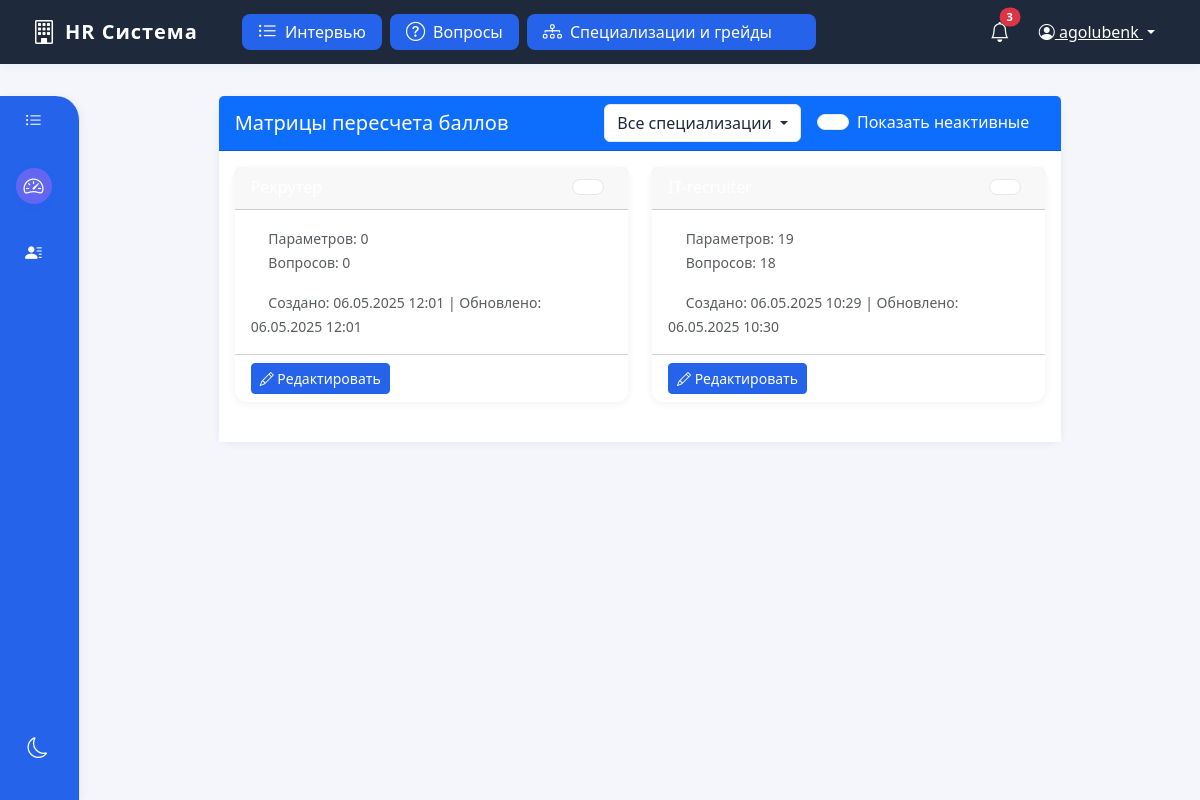
Screenshot of /score-matrices/ (signed in) with the database file from the repository.
### positions/models.py (models this page shows, shortened)
class ScoreMatrix(models.Model):
    position = models.ForeignKey(Position, on_delete=models.CASCADE, related_name='score_matrices')
    name = models.CharField(max_length=255, verbose_name='Название матрицы')
    description = models.TextField(blank=True, verbose_name='Описание')
    is_active = models.BooleanField(default=True, verbose_name='Активна')
    created_at = models.DateTimeField(auto_now_add=True, verbose_name='Дата создания')
    updated_at = models.DateTimeField(auto_now=True, verbose_name='Дата обновления')
    class Meta:
        verbose_name = 'Матрица пересчета баллов'
        verbose_name_plural = 'Матрицы пересчета баллов'
        ordering = ['-created_at']
        unique_together = ['position', 'name']

### positions/views.py (the view)
# urls.py: path('score-matrices/', views.score_matrices, name='score_matrices'),
@login_required
def score_matrices(request):
    position_id = request.GET.get('position')
    matrices = ScoreMatrix.objects.select_related('position').all()
    if position_id:
        matrices = matrices.filter(position_id=position_id)
    for matrix in matrices:
        matrix.parameters_count = Parameter.objects.filter(position=matrix.position).count()
        matrix.questions_count = InterviewQuestion.objects.filter(position=matrix.position).count()
    positions = Position.objects.all()
    selected_position = Position.objects.get(id=position_id) if position_id else None
    context = {
        'matrices': matrices,
        'positions': positions,
        'selected_position': selected_position
    }
    return render(request, 'positions/score_matrices.html', context)

### templates/positions/score_matrices.html (shortened to what this page needs)
{% extends 'positions/base.html' %}
{% load positions_extras %}
{% block content %}
<div class="container">
    <div class="row justify-content-center">
        <div class="col-md-10">
            <div class="card">
                <div class="card-header bg-primary text-white d-flex justify-content-between align-items-center">
                    <h5 class="card-title mb-0">Матрицы пересчета баллов</h5>
                    <div class="d-flex align-items-center">
                        <div class="dropdown me-3">
                            <button class="btn btn-light dropdown-toggle" type="button" id="positionDropdown" data-bs-toggle="dropdown" aria-expanded="false">
                                {% if selected_position %}
                                    {{ selected_position }}
                                {% else %}
                                    Все специализации
                                {% endif %}
                            </button>
                        </div>
                        <div class="form-check form-switch me-3">
                            <input class="form-check-input" type="checkbox" id="showInactiveMatrices" checked>
                            <label class="form-check-label text-white" for="showInactiveMatrices">Показать неактивные</label>
                        </div>
                    </div>
                </div>
                <div class="card-body">
                    {% if matrices %}
                    <div class="row">
                        {% for matrix in matrices %}
                        <div class="col-md-6 mb-4 matrix-card" data-is-active="{{ matrix.is_active|yesno:'true,false' }}">
                            <div class="card h-100 {% if not matrix.is_active %}border-danger{% endif %}">
                                <div class="card-header d-flex justify-content-between align-items-center">
                                    <h6 class="card-title mb-0">{{ matrix.name }}</h6>
                                    <div class="form-check form-switch">
                                        <input class="form-check-input toggle-active"
                                               type="checkbox"
                                               data-matrix-id="{{ matrix.id }}"
                                               {% if matrix.is_active %}checked{% endif %}>
                                    </div>
                                </div>
                                <div class="card-body">
                                    <p class="card-text">
                                        <small class="text-muted">
                                            <i class="bi bi-list-check"></i> Параметров: {{ matrix.parameters_count }}<br>
                                            <i class="bi bi-question-circle"></i> Вопросов: {{ matrix.questions_count }}
                                        </small>
                                    </p>
                                    <p class="card-text">
                                        <small class="text-muted">
                                            <i class="bi bi-clock-history"></i> Создано: {{ matrix.created_at|date:"d.m.Y H:i" }} | Обновлено: {{ matrix.updated_at|date:"d.m.Y H:i" }}
                                        </small>
                                    </p>
                                </div>
                                <div class="card-footer bg-transparent">
                                    <div class="d-flex justify-content-between">
                                        <a href="{% url 'positions:edit_score_matrix' matrix_id=matrix.id %}" class="btn btn-primary btn-sm">
                                            <i class="bi bi-pencil"></i> Редактировать
                                        </a>
                                    </div>
                                </div>
                            </div>
                        </div>
                        {% endfor %}
                    </div>
                    {% else %}
                    <div class="alert alert-info">
                        Матрицы пересчета баллов не найдены. Создайте новую специализацию для автоматического создания матрицы.
                    </div>
                    {% endif %}
                </div>
            </div>
        </div>
    </div>
</div>
{% endblock %}

### templates/positions/base.html (shortened to what this page needs)
<!DOCTYPE html>
<html lang="ru">
<head>
    <link href="https://cdn.jsdelivr.net/npm/bootstrap@5.3.0/dist/css/bootstrap.min.css" rel="stylesheet">
    <link href="https://cdn.jsdelivr.net/npm/bootstrap-icons@1.11.3/font/bootstrap-icons.css" rel="stylesheet">
</head>
<body>
    <nav class="sidebar d-flex flex-column" id="sidebar">
        <ul class="nav flex-column mb-2">
            <li class="nav-item">
                <a class="nav-link {% if request.resolver_match.url_name == 'interview_list' %}active{% endif %}" href="{% url 'positions:interview_list' %}">
                    <i class="bi bi-list-ul"></i> <span>Интервью</span>
                </a>
            </li>
            <li class="nav-item">
                <a class="nav-link {% if request.resolver_match.url_name == 'index' or request.resolver_match.url_name == 'grades' or request.resolver_match.url_name == 'positions' or request.resolver_match.url_name == 'parameters' or request.resolver_match.url_name == 'score_matrices' or request.resolver_match.url_name == 'questions' %}active{% endif %}" href="{% url 'positions:index' %}">
                    <i class="bi bi-speedometer2"></i> <span>Системы оценки</span>
                </a>
            </li>
            <li class="nav-item">
                <a class="nav-link {% if request.resolver_match.url_name == 'candidate_list' %}active{% endif %}" href="{% url 'positions:candidate_list' %}">
                    <i class="bi bi-person-lines-fill"></i> <span>Кандидаты</span>
                </a>
            </li>
        </ul>
    </nav>
    <a href="#" class="theme-toggle-fixed" title="Сменить тему">
        <i class="bi bi-moon"></i>
    </a>
    <div class="main">
        <div class="topbar">
            <div class="left">
                <div class="logo">
                    <i class="bi bi-building"></i>
                    <span>HR Система</span>
                </div>
                <nav class="topbar-nav d-flex align-items-center ms-4 gap-2 position-relative">
                    <a href="{% url 'positions:interview_list' %}" class="btn btn-light d-flex align-items-center gap-2 px-3 py-1 fw-medium">
                        <i class="bi bi-list-ul"></i>
                        <span>Интервью</span>
                    </a>
                    <a href="{% url 'positions:questions' %}" class="btn btn-light d-flex align-items-center gap-2 px-3 py-1 fw-medium">
                        <i class="bi bi-question-circle"></i>
                        <span>Вопросы</span>
                    </a>
                    <div class="custom-dropdown" id="specDropdown">
                        <a href="#" class="btn btn-light d-flex align-items-center gap-2 px-3 py-1 fw-medium dropdown-toggle-custom" id="specDropdownBtn">
                            <i class="bi bi-diagram-3"></i>
                            <span>Специализации и грейды</span>
                        </a>
                    </div>
                </nav>
            </div>
            <div class="d-flex align-items-center gap-3">
                <a href="#" class="text-decoration-none position-relative">
                    <i class="bi bi-bell fs-5"></i>
                    <span class="position-absolute top-0 start-100 translate-middle badge rounded-pill bg-danger" style="font-size:0.7rem;">3</span>
                </a>
                {% if user.is_authenticated %}
                <div class="user-dropdown dropdown">
                    <button class="btn btn-link dropdown-toggle" type="button" data-bs-toggle="dropdown">
                        <i class="bi bi-person-circle"></i> {{ user.username }}
                    </button>
                </div>
                {% endif %}
            </div>
        </div>
        <main class="main-content">
            {% block content %}{% endblock %}
        </main>
    </div>
</body>
</html>

### rows the page displays
ScoreMatrix: is_active "☑", parameters_count "0", questions_count "0", created_at "06.05.2025 12:01", updated_at "06.05.2025 12:01"
ScoreMatrix: is_active "☑", parameters_count "19", questions_count "18", created_at "06.05.2025 10:29", updated_at "06.05.2025 10:30"

### other values shown
{{ user.username }} "agolubenk"
